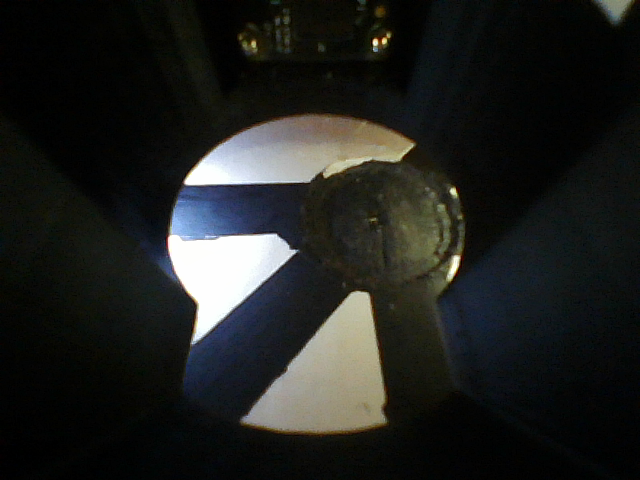
//> input picture OpenCV/Tokens/Intersection/notoken3.png, 640 x 480 px
$ ./grayDet   (built with g++ and OpenCV 4)
//> lines starting //> are read from the running program, lines starting //| are printed output that depends on the picture; after the words box and inside, x2 and y2 are one past the last pixel; in counts of white or black regions, pixels touching at a corner belong together
#include <opencv2/opencv.hpp>
using namespace cv;

Mat thresh_bernsen(Mat& gray,int ksize,int contrast_limit)
{
    Mat ret = Mat::zeros(gray.size(),gray.type());
    for(int i=0;i<gray.cols;i++ )
    {
        for(int j=0;j<gray.rows;j++ )
        {
            double mn=999,mx=0;
            int ti=0,tj=0;
            int tlx=i-ksize/2;
            int tly=j-ksize/2;
            int brx=i+ksize/2;
            int bry=j+ksize/2;
            if(tlx<0) tlx=0;
            if(tly<0) tly=0;
            if(brx>=gray.cols) brx=gray.cols-1;
            if(bry>=gray.rows) bry=gray.rows-1;

            minMaxIdx(gray(Rect(Point(tlx,tly),Point(brx,bry))),&mn,&mx,0,0);
            // [15 lines of commented-out code are left out]
            int median = 0.5 * (mn+mx);
            if(median<contrast_limit)
            {
                ret.at<uchar>(j,i)=0;
            }else
            {
                uchar pix = gray.at<uchar>(j,i);
                ret.at<uchar>(j,i) = pix>median?255:0;
            }
        }
    }
    return ret;
}
int main()
{
    Mat gray, gray2;

    Mat img = imread("notoken3.png",0);
//> img: 480 rows x 640 cols, CV_8UC1; min 0, max 254, mean 32.3
    Mat img2 = imread("token1.png", 0);
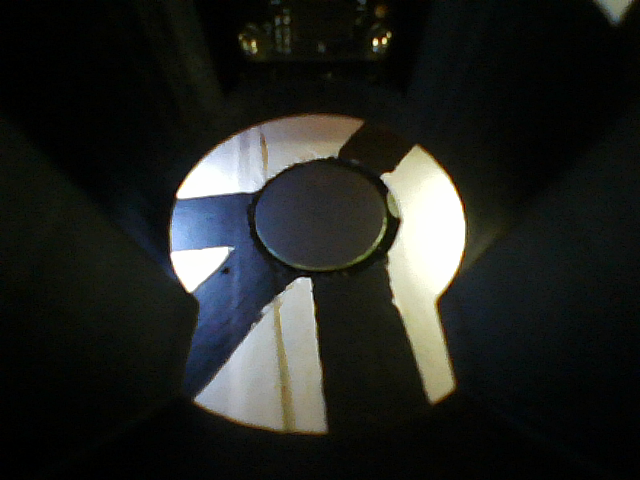
//> input picture OpenCV/Tokens/Intersection/token1.png, 640 x 480 px
//> img2: 480 rows x 640 cols, CV_8UC1; min 0, max 254, mean 35.3
    Rect roi;
    roi.x = 200; roi.y = 200; roi.width = 250; roi.height=250;
    gray = img(roi);
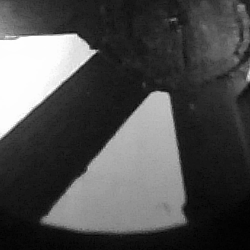
//> gray: 250 rows x 250 cols, CV_8UC1; min 0, max 254, mean 78
    gray2 = img2(roi);
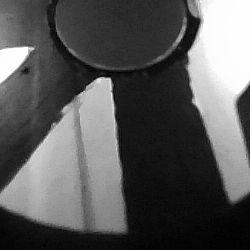
//> gray2: 250 rows x 250 cols, CV_8UC1; min 0, max 254, mean 88.3
    //fastNlMeansDenoising(gray, gray, 3, 5, 15);
    //fastNlMeansDenoising(gray2, gray2, 3, 5, 15);
    gray2=255-gray2;
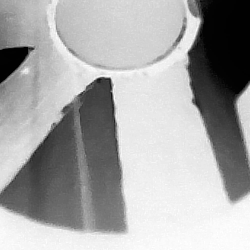
//> gray2: 250 rows x 250 cols, CV_8UC1; min 1, max 255, mean 166.7
    gray=255-gray;
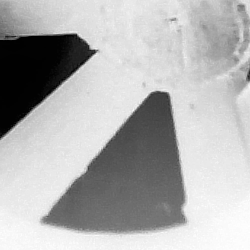
//> gray: 250 rows x 250 cols, CV_8UC1; min 1, max 255, mean 177
    Mat adaptthresh,bernsen;
    Mat adaptthresh2,bernsen2;
    //bilateralFilter(gray, gray, 9, 75, 75);
    //bilateralFilter(gray2,gray2,9, 75, 75);
    adaptiveThreshold(gray2,adaptthresh2,255,ADAPTIVE_THRESH_GAUSSIAN_C,THRESH_BINARY,41,1);
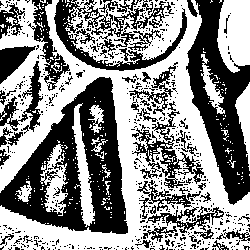
//> adaptthresh2: 250 rows x 250 cols, CV_8UC1; 54.7% white; 557 black regions (507 under 20 px), largest, box (x1, y1, x2, y2) and area: (0, 77, 128, 234) 9273, (186, 0, 250, 205) 6110, (54, 0, 187, 71) 2945
    adaptiveThreshold(gray,adaptthresh,255,ADAPTIVE_THRESH_GAUSSIAN_C,THRESH_BINARY,41,1);
//> adaptthresh: 250 rows x 250 cols, CV_8UC1; 57.4% white; 595 black regions (528 under 20 px), largest, box (x1, y1, x2, y2) and area: (39, 91, 189, 234) 8489, (0, 34, 100, 140) 3826, (187, 0, 240, 85) 2080
    bernsen2=thresh_bernsen(gray2,25,40);
//> after the loop in thresh_bernsen, `for(int i=0;i<gray.cols;i++ )`: ret: 250 rows x 250 cols, CV_8UC1; 45.6% white; 512 white regions (476 under 20 px), largest, box (x1, y1, x2, y2) and area: (0, 0, 250, 250) 23043, (43, 145, 65, 212) 882, (74, 116, 95, 221) 814
    bernsen=thresh_bernsen(gray,25,40);
//> call 2 of thresh_bernsen, with ksize = 25, contrast_limit = 40
//> after the loop in thresh_bernsen (call 2), `for(int i=0;i<gray.cols;i++ )`:
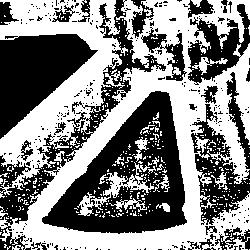
//> ret: 250 rows x 250 cols, CV_8UC1; 52.1% white; 302 black regions (279 under 20 px), largest, box (x1, y1, x2, y2) and area: (42, 91, 187, 234) 9905, (0, 34, 98, 139) 5667, (0, 0, 166, 238) 4768
    //imwrite("gray",gray);
    imshow("ThreshhNone.png",adaptthresh);
    imshow("BersennNone.png",bernsen);
    imshow("Threshh.png", adaptthresh2);
    imshow("Bersenn.png", bernsen2);
    waitKey(0);
}
